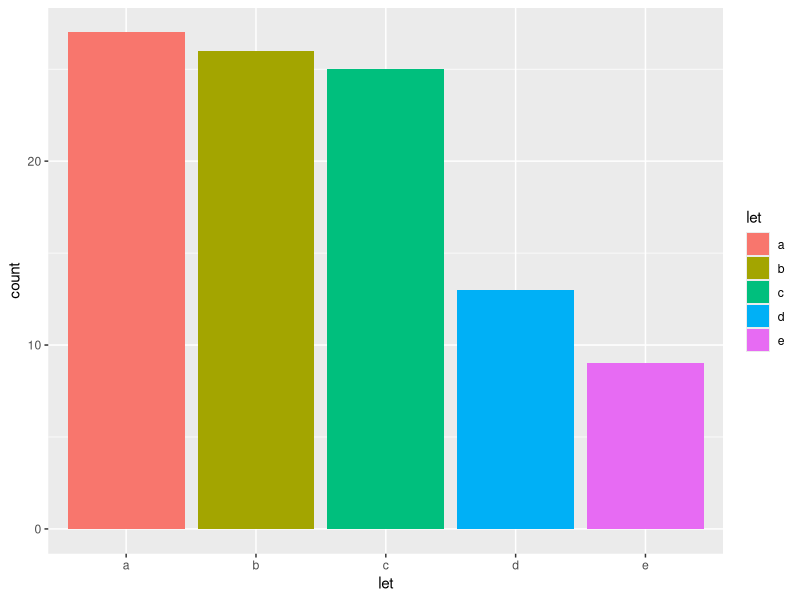

Write the R code that produced this figure.
## ---- chunk 1

library(ggplot2)
dat <- data.frame(let <- sample(letters[c(1:5,1:3,1:2)], 100, replace = T))

## ---- chunk 2

ggplot(dat) +
    geom_bar(aes(x=let, fill = let), stat="count")

## ---- chunk 3

library(tidyverse)

## ---- chunk 4

library(data.table)

